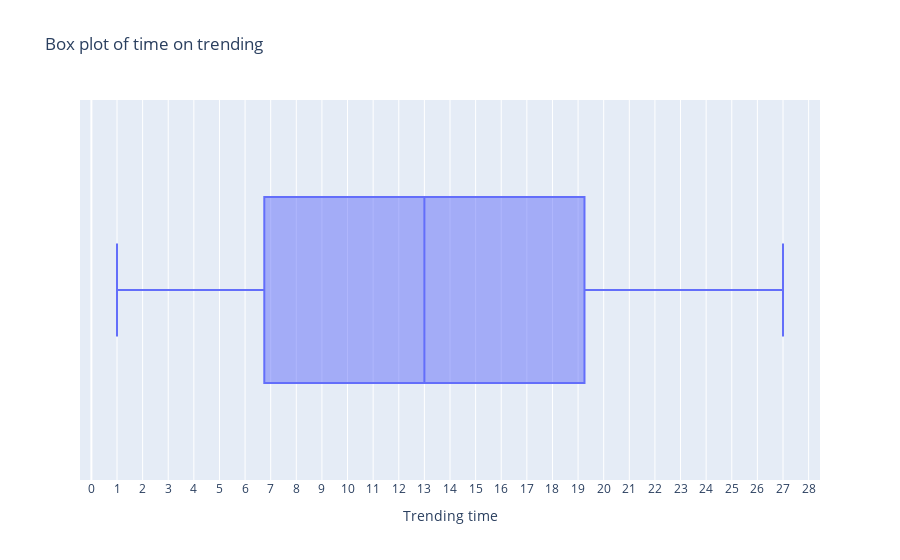

Source (notebook cell):
### Code cell
fig = px.box(time_on_trending, 
       x='trending_time',
       labels={'trending_time':'Trending time'},
       title='Box plot of time on trending')
fig.update_xaxes(tickmode='linear', dtick=1)
fig.show()

### Figure 1 — Plotly figure (JSON) as saved in the notebook; plotly's stock layout.template omitted (floating-point values rounded to 4 significant figures)
{"data": [{"alignmentgroup": "True", "hovertemplate": "Trending time=%{x}<extra></extra>", "legendgroup": "", "marker": {"color": "#636efa"}, "name": "", "notched": false, "offsetgroup": "", "orientation": "h", "showlegend": false, "type": "box", "x": [1, 2, 3, 4, 5, 6, 7, 8, 9, 10, 11, 12, 13, 14, 15, 16, 17, 18, 19, 20, 21, 22, 23, 26, 27], "x0": " ", "xaxis": "x", "y0": " ", "yaxis": "y"}], "layout": {"boxmode": "group", "legend": {"tracegroupgap": 0}, "title": {"text": "Box plot of time on trending"}, "xaxis": {"anchor": "y", "domain": [0, 1], "dtick": 1, "tickmode": "linear", "title": {"text": "Trending time"}}, "yaxis": {"anchor": "x", "domain": [0, 1]}}}
